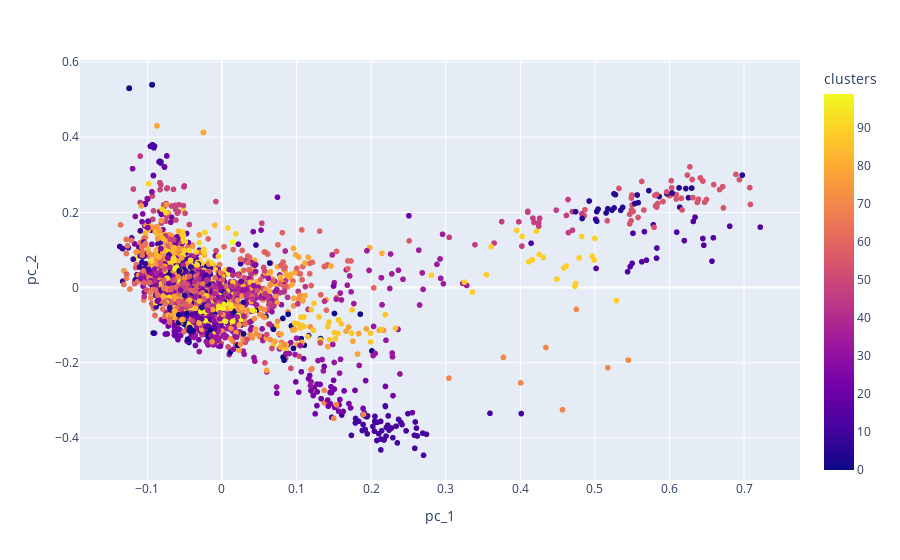

Here is the notebook cell this chart was saved with:
### Code cell
import plotly.express as px
fig = px.scatter(df_standardized_pca, x="pc_1", y="pc_2", color="clusters", hover_data='headline.main')
fig.show()

### Figure 1 — Plotly figure (JSON) as saved in the notebook; plotly's stock layout.template omitted (floating-point values rounded to 4 significant figures; data arrays with more than 128 entries replaced by an {"elided": "..."} marker saying what was removed)
{"data": [{"customdata": {"elided": "3906x1 str values"}, "hovertemplate": "pc_1=%{x}<br>pc_2=%{y}<br>headline.main=%{customdata[0]}<br>clusters=%{marker.color}<extra></extra>", "legendgroup": "", "marker": {"color": {"elided": "3906 int values"}, "coloraxis": "coloraxis", "symbol": "circle"}, "mode": "markers", "name": "", "showlegend": false, "type": "scattergl", "x": {"elided": "3906 float values"}, "xaxis": "x", "y": {"elided": "3906 float values"}, "yaxis": "y"}], "layout": {"coloraxis": {"colorbar": {"title": {"text": "clusters"}}, "colorscale": [[0, "#0d0887"], [0.1111, "#46039f"], [0.2222, "#7201a8"], [0.3333, "#9c179e"], [0.4444, "#bd3786"], [0.5556, "#d8576b"], [0.6667, "#ed7953"], [0.7778, "#fb9f3a"], [0.8889, "#fdca26"], [1, "#f0f921"]]}, "legend": {"tracegroupgap": 0}, "margin": {"t": 60}, "xaxis": {"anchor": "y", "domain": [0, 1], "title": {"text": "pc_1"}}, "yaxis": {"anchor": "x", "domain": [0, 1], "title": {"text": "pc_2"}}}}
